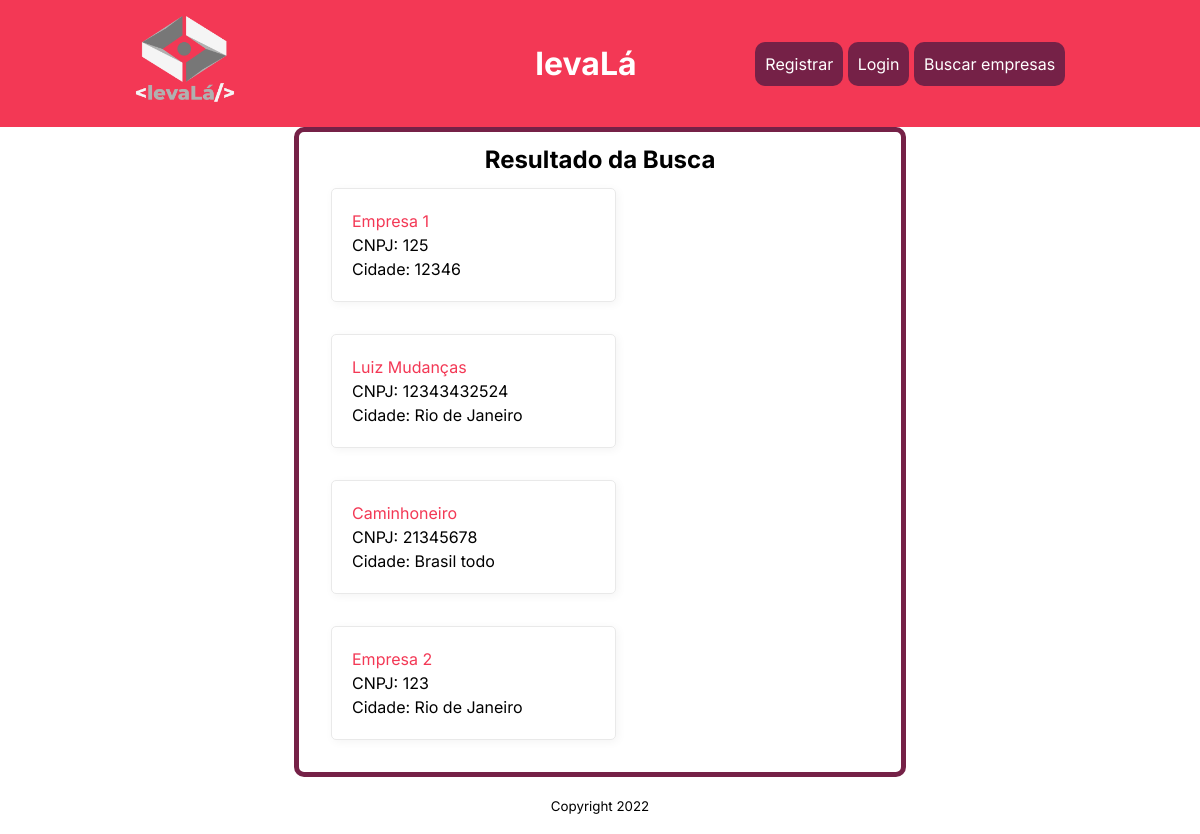
Before: /companies/search/ with the older database file.
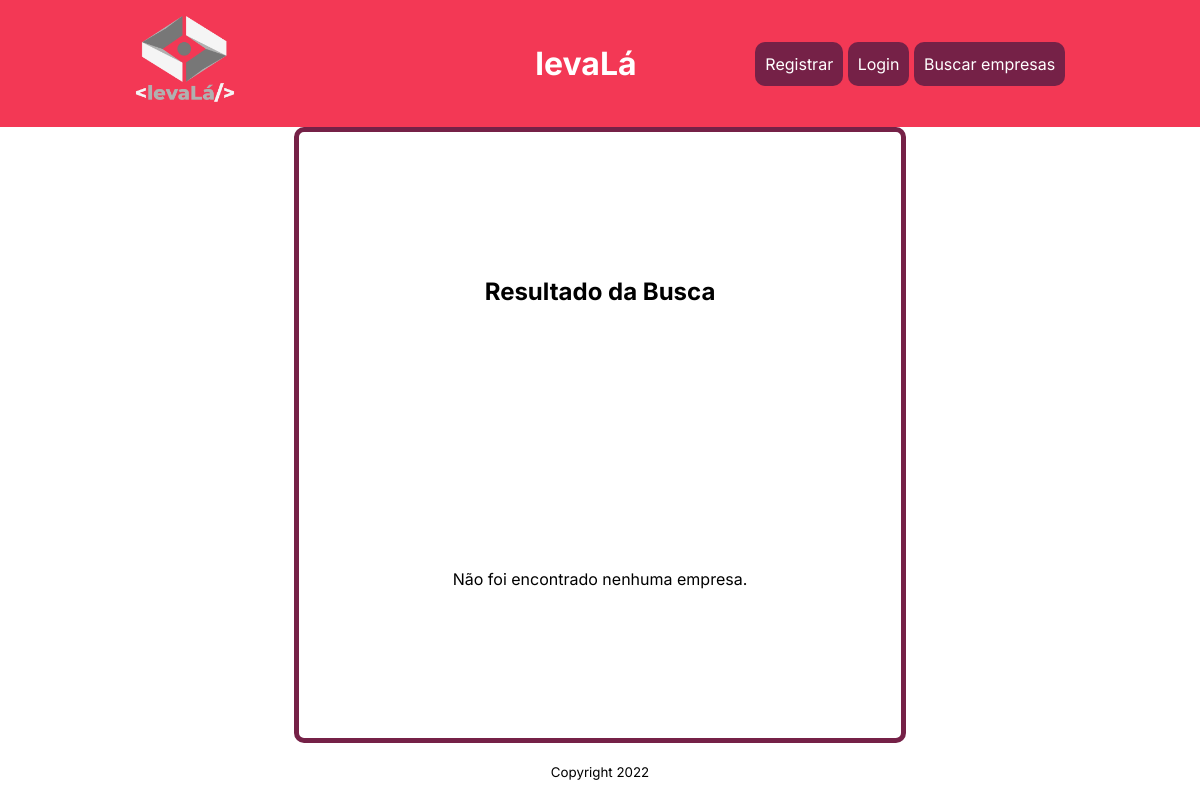
After: the same page with the newer database file.
### user/models.py (models this page shows, shortened)
class Company(models.Model):
    name = models.CharField(max_length=255)
    user = models.OneToOneField(User, on_delete = models.CASCADE, primary_key = True)
    logoURL = models.URLField(max_length=300, null=True, blank=True)
    cnpj = models.IntegerField(default=0)
    tel = models.IntegerField(default=0)
    job = models.CharField(max_length=255, default='Municipal')
    city = models.CharField(max_length=255)

### companies/views.py (the view)
# urls.py: path('search/', views.search_companies, name= 'search'),
def search_companies(request):
    qs = Company.objects.annotate(avg_score=Avg('pedido__comments__score'))
    pedidos_list = Company.objects.annotate(avg_score=Avg('pedido__comments__score'))
    name_query = request.GET.get('query_name')
    city_query = request.GET.get('query_city')
    job_query = request.GET.get('query_job')
    score_query = request.GET.get('query_score')
    if is_valid_queryparam(name_query):
        qs = qs.filter(name__icontains=name_query)
    if is_valid_queryparam(city_query) and city_query != 'Cidade':
        qs = qs.filter(city__icontains=city_query)
    if is_valid_queryparam(job_query) and job_query != 'Serviço':
        qs = qs.filter(job__icontains=job_query)
    if is_valid_queryparam(score_query) and score_query != 'Avaliação':
        qs = qs.filter(avg_score__icontains=score_query)
    context = {
        'company_list': qs
    }
    return render(request, 'companies/search.html', context)

### companies/views.py (called while the page is built)
def is_valid_queryparam(param):
    return param != '' and param is not None

### companies/templates/companies/search.html
{% extends 'base.html' %}
{% block content %}
<h2>Resultado da Busca</h2>
{% if company_list %}
<section class="lista-de-cards">
    {% for company in company_list %}
    <article class="card">
        <a href="{% url 'companies:detail' company.user_id %}">{{company.name}}</a>
        <p>CNPJ: {{ company.cnpj }}</p>
        <p>Cidade: {{ company.city }}</p>
    </article>
    {% endfor %}
</section>
{% else %}
<p>Não foi encontrado nenhuma empresa.</p>
{% endif %}
{% endblock content %}

Changed rows visible on the page:
removed Company: name "Empresa 1", cnpj "125", city "12346"
removed Company: name "Luiz Mudanças", cnpj "12343432524", city "Rio de Janeiro"
removed Company: name "Caminhoneiro", cnpj "21345678", city "Brasil todo"
removed Company: name "Empresa 2", cnpj "123", city "Rio de Janeiro"
Other visible differences:
text now shown: "Não foi encontrado nenhuma empresa."
